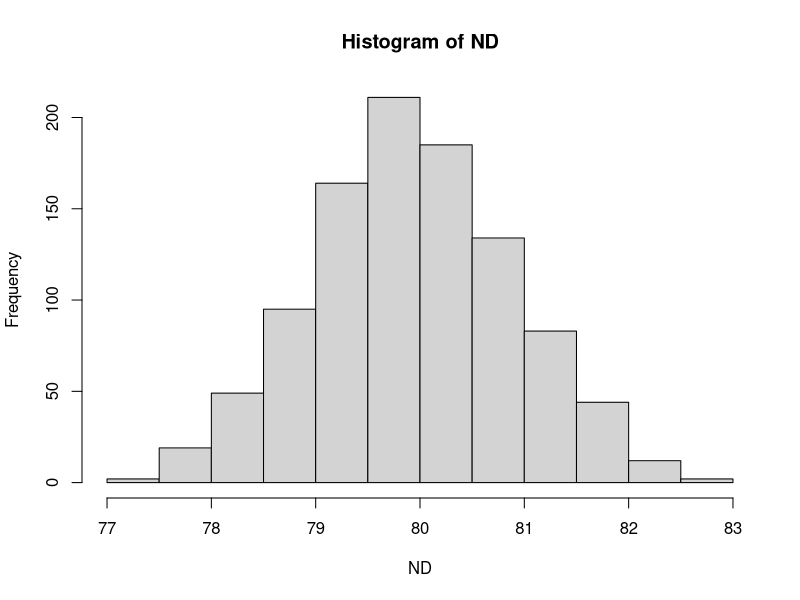
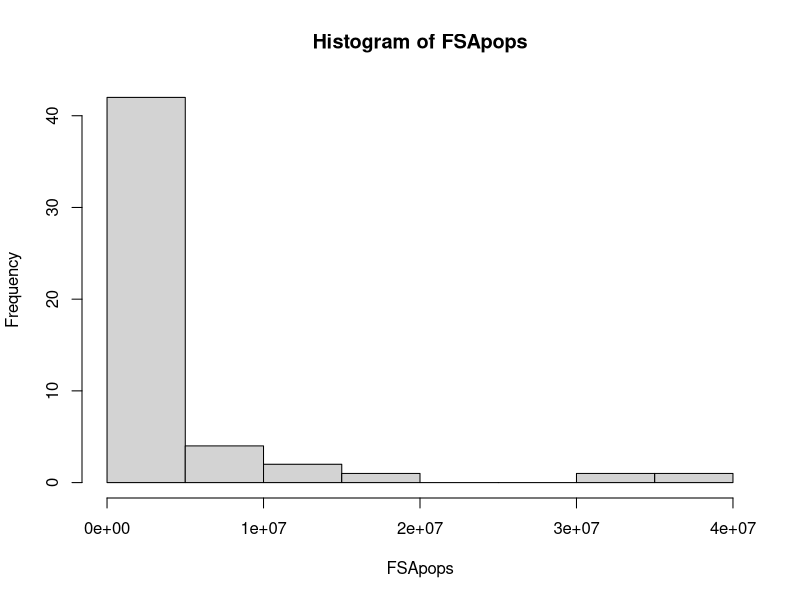

The R script that drew these images, in order:
#####Set the directory (1 point)#########################################

getwd()

#Task 1: Write, test, and submit the necessary code in R to accomplish the following:
#1. 	Generate a normal distribution, or 1,000 samples, with a mean of 80.

ND <- rnorm(1000, 80) # creates list of values
hist(ND) # Displays histogram graph of the values

#2. 	Write a function that takes three variables – a vector, a min and a max – and returns the number of elements in the vector that are between the min and max (including the min and max). 
#*** HINT: Plug in XXX below to create the function.
myFunction <-function(vector, min, max)
{b <- length(vector[( vector >= min ) & (vector <= max)])
return(b)
}
#3. 	Use the function to see how many of your normal distribution samples are within the range of 79 to 81. Pass the "distribution" as the vector parameter, 79 as the minimum parameter, and 81 as the maximum parameter. 

myFunction(ND, 79, 81)

#4. 	Repeat 3 times (creating a normal distribution and then calling your function) to see if the results vary.

myFunction(rnorm(1000,80), 79, 81)
myFunction(rnorm(1000,80), 79, 81)
myFunction(rnorm(1000,80), 79, 81)

#Task 2: Write, test, and submit the necessary code in R to accomplish the following:
#Install “actuar” OR “VGAM” package and load the “actuar” OR “VGAM” package. Either one of these packages will work. Just use whatever works for you.

#install.packages("VGAM")
library(VGAM)

#1. 	Generate 51 random numbers in a Pareto distribution and assign them to a variable called “FSApops.” ** shape and scale arguments will be explained in 2.

?rpareto
FSApops <- rpareto(51, scale = 1, shape = 1)


#2. 	Specify a “scale” and a “shape” for your Pareto distribution that makes it as similar as possible to the actual distribution of state populations on page 90 of the textbook. 

# rpareto(n, m, s): generating random numbers that fit a Pareto distribution
# n -- generate 51 values; m -- location parameter (set it to be about the population size of Wyoming); 
# s -- vector of dispersion parameters.

FSApops <- rpareto(51, scale = 576851, shape = .95)

#3. 	Create a histogram that shows the distribution of values in FSApops.

hist(FSApops)

#4. 	Use a command to report the actual mean and standard deviation of the 51 values stored in FSApops.

mean(FSApops)

sd(FSApops)

#5. 	Use a command to report the minimum and maximum value of FSApops.

min(FSApops)

max(FSApops)
